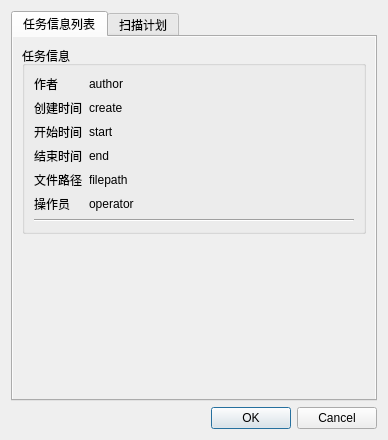
<?xml version="1.0" encoding="UTF-8"?>
<ui version="4.0">
 <class>DialogScanTaskInfo</class>
 <widget class="QDialog" name="DialogScanTaskInfo">
  <property name="geometry">
   <rect>
    <x>0</x>
    <y>0</y>
    <width>388</width>
    <height>440</height>
   </rect>
  </property>
  <property name="windowTitle">
   <string>编辑任务</string>
  </property>
  <layout class="QGridLayout" name="gridLayout">
   <item row="1" column="0">
    <widget class="QDialogButtonBox" name="buttonBox">
     <property name="standardButtons">
      <set>QDialogButtonBox::Cancel|QDialogButtonBox::Ok</set>
     </property>
    </widget>
   </item>
   <item row="0" column="0">
    <widget class="QTabWidget" name="tabWidget">
     <property name="currentIndex">
      <number>0</number>
     </property>
     <widget class="QWidget" name="tabTaskInfo">
      <attribute name="title">
       <string>任务信息列表</string>
      </attribute>
      <layout class="QHBoxLayout">
       <property name="leftMargin">
        <number>0</number>
       </property>
       <property name="topMargin">
        <number>0</number>
       </property>
       <property name="rightMargin">
        <number>0</number>
       </property>
       <property name="bottomMargin">
        <number>0</number>
       </property>
       <item>
        <widget class="QScrollArea" name="scrollArea">
         <property name="frameShape">
          <enum>QFrame::NoFrame</enum>
         </property>
         <property name="widgetResizable">
          <bool>true</bool>
         </property>
         <widget class="QWidget" name="scrollAreaContents">
          <property name="geometry">
           <rect>
            <x>0</x>
            <y>0</y>
            <width>366</width>
            <height>370</height>
           </rect>
          </property>
          <layout class="QGridLayout" name="taskInfoScrollLayout">
           <item row="0" column="0">
            <widget class="QGroupBox" name="taskInfo">
             <property name="title">
              <string>任务信息</string>
             </property>
             <layout class="QFormLayout" name="taskInfoLayout">
              <item row="0" column="0">
               <widget class="QLabel" name="authorTitle">
                <property name="text">
                 <string>作者</string>
                </property>
               </widget>
              </item>
              <item row="0" column="1">
               <widget class="QLabel" name="author">
                <property name="text">
                 <string>author</string>
                </property>
               </widget>
              </item>
              <item row="1" column="0">
               <widget class="QLabel" name="createTimeTitle">
                <property name="text">
                 <string>创建时间</string>
                </property>
               </widget>
              </item>
              <item row="1" column="1">
               <widget class="QLabel" name="createTime">
                <property name="text">
                 <string>create</string>
                </property>
               </widget>
              </item>
              <item row="2" column="0">
               <widget class="QLabel" name="startTimeTitle">
                <property name="text">
                 <string>开始时间</string>
                </property>
               </widget>
              </item>
              <item row="2" column="1">
               <widget class="QLabel" name="startTime">
                <property name="text">
                 <string>start</string>
                </property>
               </widget>
              </item>
              <item row="3" column="0">
               <widget class="QLabel" name="endTimeTitle">
                <property name="text">
                 <string>结束时间</string>
                </property>
               </widget>
              </item>
              <item row="3" column="1">
               <widget class="QLabel" name="endTime">
                <property name="text">
                 <string>end</string>
                </property>
               </widget>
              </item>
              <item row="4" column="0">
               <widget class="QLabel" name="filePathTitle">
                <property name="text">
                 <string>文件路径</string>
                </property>
               </widget>
              </item>
              <item row="4" column="1">
               <widget class="QLabel" name="filePath">
                <property name="text">
                 <string>filepath</string>
                </property>
               </widget>
              </item>
              <item row="5" column="0">
               <widget class="QLabel" name="taskOperatorTitle">
                <property name="text">
                 <string>操作员</string>
                </property>
               </widget>
              </item>
              <item row="5" column="1">
               <widget class="QLabel" name="taskOperator">
                <property name="text">
                 <string>operator</string>
                </property>
               </widget>
              </item>
              <item row="6" column="0" colspan="2">
               <widget class="Line" name="line">
                <property name="orientation">
                 <enum>Qt::Horizontal</enum>
                </property>
               </widget>
              </item>
             </layout>
            </widget>
           </item>
           <item row="2" column="0">
            <spacer name="verticalSpacer">
             <property name="orientation">
              <enum>Qt::Vertical</enum>
             </property>
             <property name="sizeHint" stdset="0">
              <size>
               <width>0</width>
               <height>0</height>
              </size>
             </property>
            </spacer>
           </item>
          </layout>
         </widget>
        </widget>
       </item>
      </layout>
     </widget>
     <widget class="QWidget" name="tabPlanInfo">
      <attribute name="title">
       <string>扫描计划</string>
      </attribute>
      <layout class="QGridLayout" name="gridLayout_2" rowstretch="1,15,0" columnstretch="1,8">
       <item row="0" column="0">
        <widget class="QLabel" name="scanPlanName">
         <property name="text">
          <string>名称</string>
         </property>
        </widget>
       </item>
       <item row="1" column="0" colspan="2">
        <layout class="QVBoxLayout" name="scanPlan"/>
       </item>
       <item row="0" column="1">
        <widget class="QLabel" name="name">
         <property name="text">
          <string/>
         </property>
        </widget>
       </item>
       <item row="2" column="0">
        <widget class="QPushButton" name="exportPlan">
         <property name="text">
          <string>导出计划</string>
         </property>
        </widget>
       </item>
      </layout>
     </widget>
    </widget>
   </item>
  </layout>
 </widget>
 <resources/>
 <connections>
  <connection>
   <sender>buttonBox</sender>
   <signal>rejected()</signal>
   <receiver>DialogScanTaskInfo</receiver>
   <slot>reject()</slot>
   <hints>
    <hint type="sourcelabel">
     <x>202</x>
     <y>402</y>
    </hint>
    <hint type="destinationlabel">
     <x>202</x>
     <y>211</y>
    </hint>
   </hints>
  </connection>
 </connections>
</ui>
